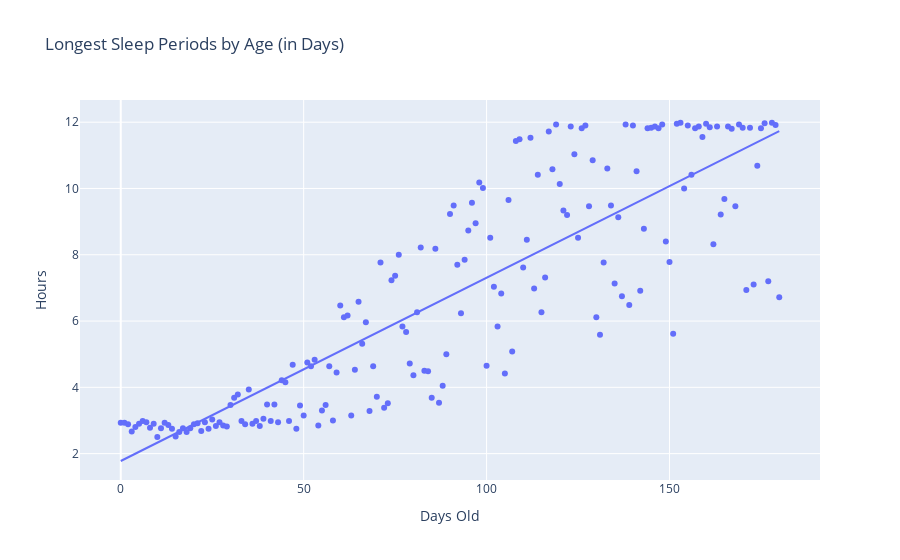

The code cell stored with this chart in its notebook:
### Code cell
# This scatter plot includes a best fit line; hovering over the line
# allows you to view its regression coefficients and R^2 values.
px_longest_sleep_periods_by_day_scatter = px.scatter(
    df_longest_sleep_periods_by_day, x = 'Days Old', y = 'Hours', 
    trendline = 'ols',
    title = 'Longest Sleep Periods by Age (in Days)')

px_longest_sleep_periods_by_day_scatter.write_html(
    f'{visualizations_folder}longest_sleep_periods_by_day_scatter.html')
px_longest_sleep_periods_by_day_scatter.write_image(
    f'{visualizations_folder}longest_sleep_periods_by_day_scatter.png', 
    scale = 4)
px_longest_sleep_periods_by_day_scatter

### Figure 1 — Plotly figure (JSON) as saved in the notebook; plotly's stock layout.template omitted (floating-point values rounded to 4 significant figures; data arrays with more than 128 entries replaced by an {"elided": "..."} marker saying what was removed)
{"data": [{"hovertemplate": "Days Old=%{x}<br>Hours=%{y}<extra></extra>", "legendgroup": "", "marker": {"color": "#636efa", "symbol": "circle"}, "mode": "markers", "name": "", "orientation": "v", "showlegend": false, "type": "scatter", "x": {"elided": "181 int values"}, "xaxis": "x", "y": {"elided": "181 float values"}, "yaxis": "y"}, {"hovertemplate": "<b>OLS trendline</b><br>Hours = 0.0552861 * Days Old + 1.77766<br>R<sup>2</sup>=0.730885<br><br>Days Old=%{x}<br>Hours=%{y} <b>(trend)</b><extra></extra>", "legendgroup": "", "marker": {"color": "#636efa", "symbol": "circle"}, "mode": "lines", "name": "", "showlegend": false, "type": "scatter", "x": {"elided": "181 int values"}, "xaxis": "x", "y": {"elided": "181 float values"}, "yaxis": "y"}], "layout": {"legend": {"tracegroupgap": 0}, "title": {"text": "Longest Sleep Periods by Age (in Days)"}, "xaxis": {"anchor": "y", "domain": [0, 1], "title": {"text": "Days Old"}}, "yaxis": {"anchor": "x", "domain": [0, 1], "title": {"text": "Hours"}}}}
